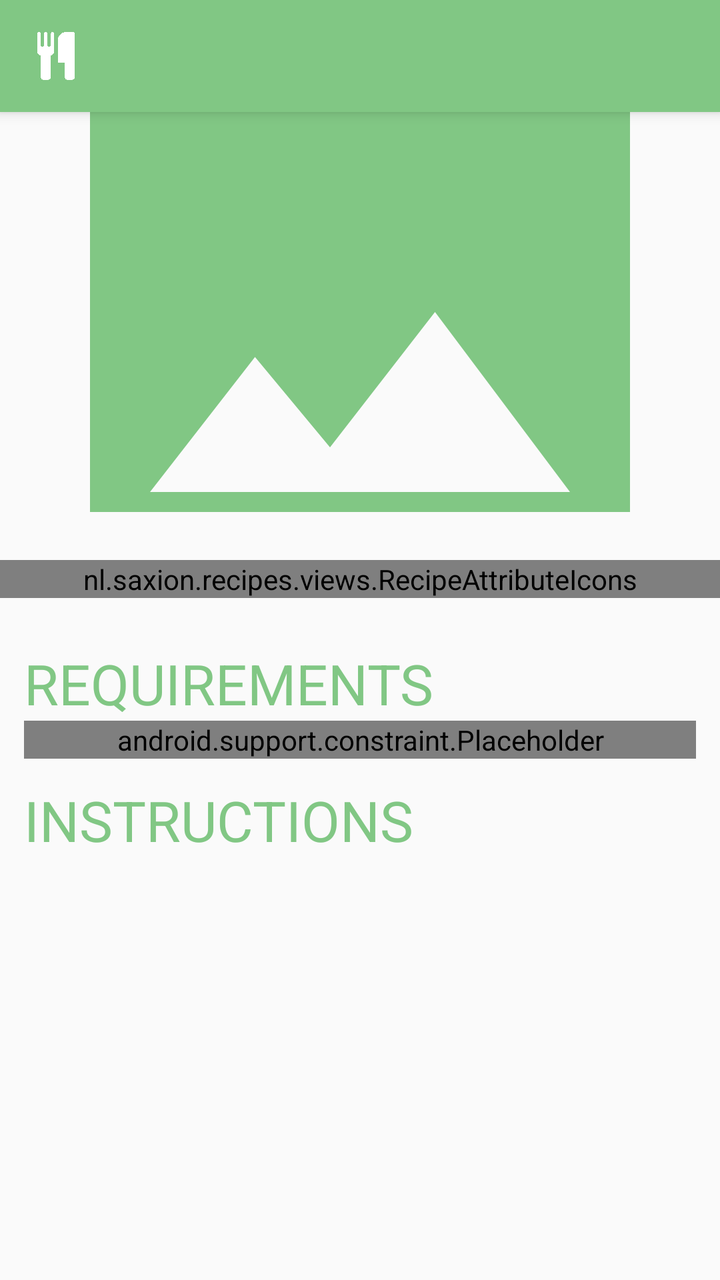
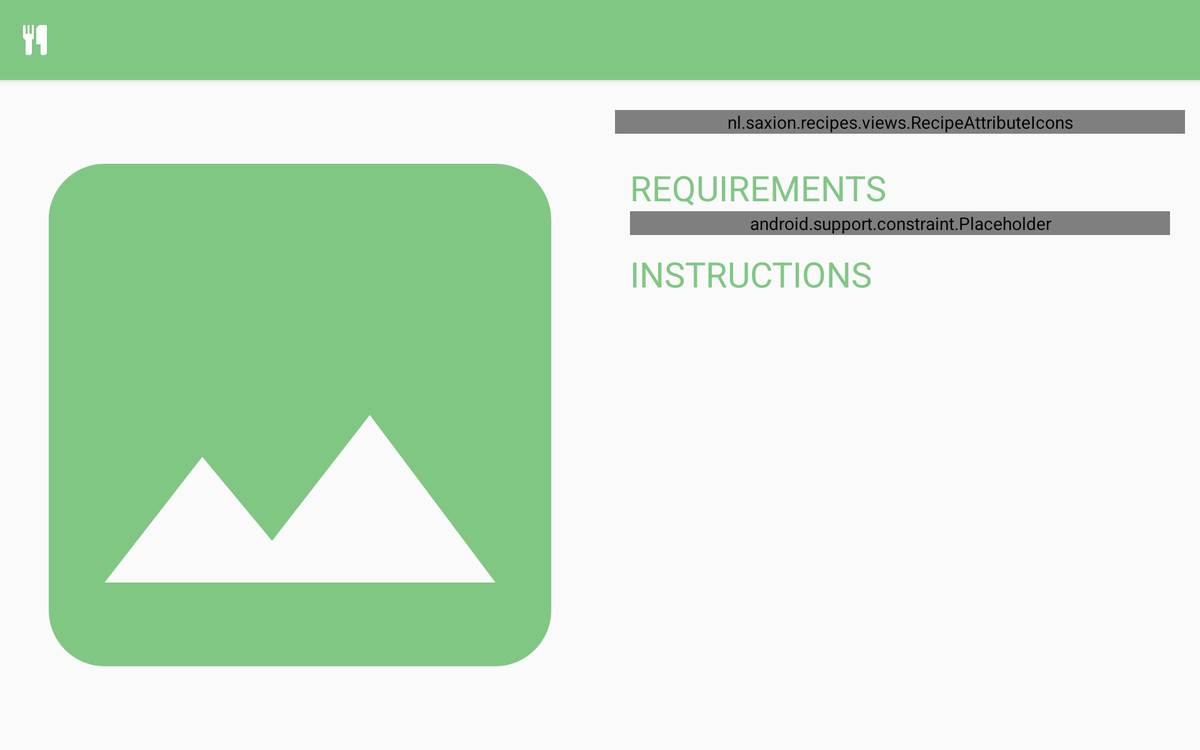

The same Android screen from two of the app's own layout files: first res/layout/ as a phone draws it, then the author's variant for another configuration, drawn on a device whose configuration selects that folder. Both files follow.
<!-- AndroidManifest.xml: application theme Theme.AppCompat.Light.NoActionBar -->
<!-- res/layout/activity_recipe_details.xml -->
<?xml version="1.0" encoding="utf-8"?>
<RelativeLayout xmlns:android="http://schemas.android.com/apk/res/android"
    xmlns:app="http://schemas.android.com/apk/res-auto"
    xmlns:tools="http://schemas.android.com/tools"
    android:layout_width="match_parent"
    android:layout_height="match_parent"
    android:orientation="vertical"
    tools:context=".activities.recipe.RecipeDetailsActivity">

    <include
        android:id="@+id/toolbar"
        layout="@layout/toolbar" />

    <ScrollView
        android:layout_width="match_parent"
        android:layout_height="wrap_content"
        android:layout_marginTop="?attr/actionBarSize">
        <LinearLayout
            android:layout_width="match_parent"
            android:layout_height="wrap_content"
            android:orientation="vertical"
            android:paddingBottom="@dimen/extra_large_spacing">
            <ImageView
                android:id="@+id/preview_image"
                android:layout_width="match_parent"
                android:layout_height="200dp"
                android:scaleType="centerCrop"
                app:srcCompat="@drawable/ic_image_primary_24dp" />

            <nl.saxion.recipes.views.RecipeAttributeIcons
                android:id="@+id/attributes"
                android:layout_width="match_parent"
                android:layout_height="wrap_content"
                android:layout_marginTop="@dimen/large_spacing"
                android:layout_marginBottom="@dimen/large_spacing"
                />

            <LinearLayout
                android:layout_width="match_parent"
                android:layout_height="wrap_content"
                android:orientation="vertical"
                android:layout_marginLeft="@dimen/spacing"
                android:layout_marginRight="@dimen/spacing">

                <TextView
                    android:layout_width="wrap_content"
                    android:layout_height="wrap_content"
                    android:theme="@style/Title"
                    android:text="@string/recipe_title_requirements"/>

                <android.support.constraint.Placeholder
                    android:id="@+id/requirements"
                    android:layout_width="match_parent"
                    android:layout_height="wrap_content"
                    android:orientation="vertical">
                </android.support.constraint.Placeholder>

                <TextView
                    android:layout_width="wrap_content"
                    android:layout_height="wrap_content"
                    android:layout_marginTop="@dimen/spacing"
                    android:theme="@style/Title"
                    android:text="@string/requirement_title_instructions"/>

                <TextView
                    android:id="@+id/instructions"
                    android:layout_width="match_parent"
                    android:layout_height="wrap_content"
                    android:theme="@style/LargeText"/>
            </LinearLayout>
        </LinearLayout>
    </ScrollView>
</RelativeLayout>
<!-- res/layout/toolbar.xml (included above) -->
<?xml version="1.0" encoding="utf-8"?>
<android.support.v7.widget.Toolbar xmlns:android="http://schemas.android.com/apk/res/android"
    android:id="@+id/toolbar"
    android:layout_width="match_parent"
    android:layout_height="?attr/actionBarSize"
    android:background="?attr/colorPrimary"
    android:elevation="4dp"
    android:theme="@style/ToolbarTheme"/>
<!-- resources referenced by this layout -->
<resources>
  <dimen name="extra_large_spacing">48dp</dimen>
  <dimen name="large_spacing">24dp</dimen>
  <dimen name="spacing">12dp</dimen>
  <!-- drawable ic_image_primary_24dp (drawable) -->
  <vector android:height="24dp" android:tint="#81C784"
      android:viewportHeight="24.0" android:viewportWidth="24.0"
      android:width="24dp" xmlns:android="http://schemas.android.com/apk/res/android">
      <path android:fillColor="#FF000000" android:pathData="M21,19V5c0,-1.1 -0.9,-2 -2,-2H5c-1.1,0 -2,0.9 -2,2v14c0,1.1 0.9,2 2,2h14c1.1,0 2,-0.9 2,-2zM8.5,13.5l2.5,3.01L14.5,12l4.5,6H5l3.5,-4.5z"/>
  </vector>
  <string name="recipe_title_requirements">REQUIREMENTS</string>
  <string name="requirement_title_instructions">INSTRUCTIONS</string>
  <style name="LargeText">
          <item name="android:textSize">20sp</item>
      </style>
  <style name="Title">
          <item name="android:textSize">28sp</item>
          <item name="android:textColor">@color/colorAccent</item>
      </style>
  <style name="ToolbarTheme" parent="AppTheme">
          <item name="logo">@drawable/ic_cutlery</item>
          <item name="titleTextAppearance">@style/ToolbarTheme.Title</item>
          <item name="titleTextColor">@color/light</item>
          <item name="titleMarginStart">@dimen/extra_large_spacing</item>
      </style>
  <color name="colorAccent">#81c784</color>
  <style name="AppTheme" parent="Theme.AppCompat.Light.NoActionBar">
          
          <item name="colorPrimary">@color/colorPrimary</item>
          <item name="colorPrimaryDark">@color/colorPrimaryDark</item>
          <item name="colorAccent">@color/colorAccent</item>
          <item name="android:textColor">@color/text</item>
      </style>
  <!-- drawable ic_cutlery (drawable) -->
  <vector android:height="24dp" android:viewportHeight="1792"
      android:viewportWidth="1792" android:width="24dp" xmlns:android="http://schemas.android.com/apk/res/android">
      <path android:fillColor="#fff" android:pathData="M832,64v640q0,61 -35.5,111t-92.5,70v779q0,52 -38,90t-90,38h-128q-52,0 -90,-38t-38,-90v-779q-57,-20 -92.5,-70t-35.5,-111v-640q0,-26 19,-45t45,-19 45,19 19,45v416q0,26 19,45t45,19 45,-19 19,-45v-416q0,-26 19,-45t45,-19 45,19 19,45v416q0,26 19,45t45,19 45,-19 19,-45v-416q0,-26 19,-45t45,-19 45,19 19,45zM1600,64v1600q0,52 -38,90t-90,38h-128q-52,0 -90,-38t-38,-90v-512h-224q-13,0 -22.5,-9.5t-9.5,-22.5v-800q0,-132 94,-226t226,-94h256q26,0 45,19t19,45z"/>
  </vector>
  <style name="ToolbarTheme.Title" parent="Title" />
  <color name="light">#FFFFFF</color>
  <color name="colorPrimary">#81c784</color>
  <color name="colorPrimaryDark">#81c784</color>
  <color name="text">#444444</color>
</resources>
<!-- res/layout-large-land/activity_recipe_details.xml (the author's variant of the layout above) -->
<!-- drawn on a 7-inch tablet turned sideways -->
<?xml version="1.0" encoding="utf-8"?>
<RelativeLayout xmlns:android="http://schemas.android.com/apk/res/android"
    xmlns:app="http://schemas.android.com/apk/res-auto"
    xmlns:tools="http://schemas.android.com/tools"
    android:layout_width="match_parent"
    android:layout_height="match_parent"
    android:orientation="vertical"
    tools:context=".activities.recipe.RecipeDetailsActivity">

    <include
        android:id="@+id/toolbar"
        layout="@layout/toolbar" />

    <LinearLayout
        android:layout_width="match_parent"
        android:layout_height="match_parent"
        android:orientation="horizontal">

    <ImageView
        android:id="@+id/preview_image"
        android:layout_width="match_parent"
        android:layout_height="match_parent"
        android:layout_weight="1"
        android:scaleType="centerCrop"
        app:srcCompat="@drawable/ic_image_primary_24dp"
        android:layout_marginTop="?attr/actionBarSize"/>

    <ScrollView
        android:layout_width="match_parent"
        android:layout_height="wrap_content"
        android:layout_marginTop="?attr/actionBarSize"
        android:orientation="horizontal"
        android:layout_weight="1">
        <LinearLayout
            android:layout_width="match_parent"
            android:layout_height="wrap_content"
            android:orientation="vertical"
            android:layout_marginLeft="@dimen/spacing"
            android:layout_marginRight="@dimen/spacing"
            android:paddingBottom="@dimen/extra_large_spacing">

            <nl.saxion.recipes.views.RecipeAttributeIcons
                android:id="@+id/attributes"
                android:layout_width="match_parent"
                android:layout_height="wrap_content"
                android:layout_marginTop="@dimen/large_spacing"
                android:layout_marginBottom="@dimen/large_spacing"
                />

            <LinearLayout
                android:layout_width="match_parent"
                android:layout_height="wrap_content"
                android:orientation="vertical"
                android:layout_marginLeft="@dimen/spacing"
                android:layout_marginRight="@dimen/spacing">

                <TextView
                    android:layout_width="wrap_content"
                    android:layout_height="wrap_content"
                    android:theme="@style/Title"
                    android:text="@string/recipe_title_requirements"/>

                <android.support.constraint.Placeholder
                    android:id="@+id/requirements"
                    android:layout_width="match_parent"
                    android:layout_height="wrap_content"
                    android:orientation="vertical">
                </android.support.constraint.Placeholder>

                <TextView
                    android:layout_width="wrap_content"
                    android:layout_height="wrap_content"
                    android:layout_marginTop="@dimen/spacing"
                    android:theme="@style/Title"
                    android:text="@string/requirement_title_instructions"/>

                <TextView
                    android:id="@+id/instructions"
                    android:layout_width="match_parent"
                    android:layout_height="wrap_content"
                    android:theme="@style/LargeText"/>
            </LinearLayout>
        </LinearLayout>
    </ScrollView>
    </LinearLayout>
</RelativeLayout>
